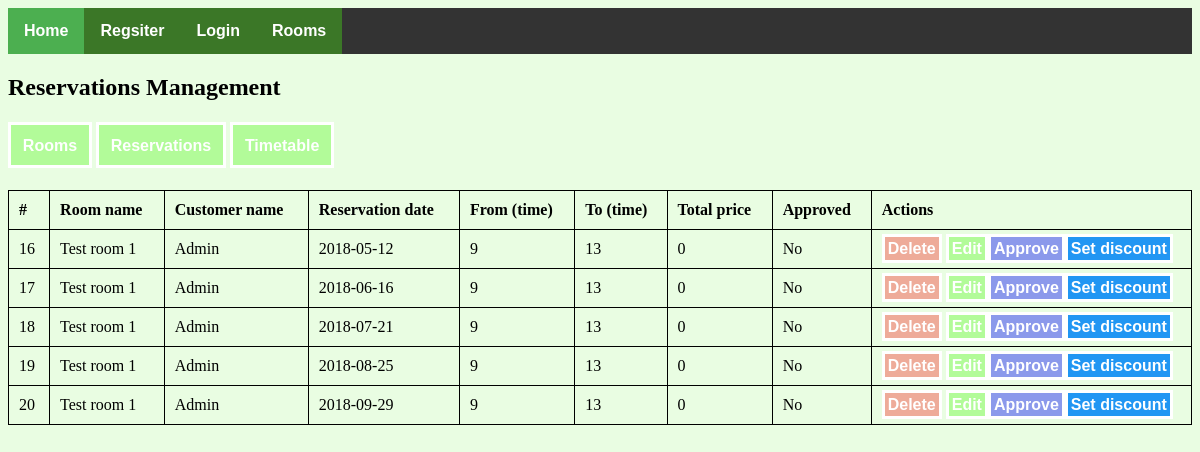
Screenshot of /pages/booking.php with the database file from the repository.
### tables this page shows
CREATE TABLE `reservations` (
  `reservation_id` int(11) NOT NULL,
  `room_id` int(11) NOT NULL,
  `user_id` int(11) NOT NULL,
  `reservation_date` date NOT NULL,
  `from_time` int(11) NOT NULL,
  `to_time` int(11) NOT NULL,
  `approved` tinyint(4) NOT NULL DEFAULT '0',
  `room_price` double NOT NULL DEFAULT '0'
);

CREATE TABLE `rooms` (
  `id` int(11) NOT NULL,
  `room_name` varchar(255) NOT NULL,
  `room_number` int(11) NOT NULL,
  `description` text NOT NULL,
  `image` varchar(255) NOT NULL,
  `price` double NOT NULL
);

CREATE TABLE `users` (
  `id` int(11) NOT NULL,
  `full_name` varchar(255) NOT NULL,
  `phonenumber` varchar(255) NOT NULL,
  `address` text NOT NULL,
  `gender` tinyint(4) NOT NULL,
  `email` varchar(255) NOT NULL,
  `password` varchar(255) NOT NULL,
  `is_admin` tinyint(4) NOT NULL DEFAULT '0',
  `salt` varchar(255) NOT NULL
);

### pages/booking.php (the view, shortened to what this page needs)
<!DOCTYPE html>
<html>
<head>
  <link rel="stylesheet" type="text/css" href="../css/fontawesome-all.min.css">
  <link rel="stylesheet" type="text/css" href="../css/style.css">
</head>
<body>
  <?php
        include('config.php');
  ?>
<ul>
    <li><a href="../index.php" class="active">Home</a></li>
    <li><a href="register.php">Regsiter</a></li>
    <?php if (isset($_SESSION['login'])) { ?>
      <li><a href="reservations.php">Reservations</a></li>
      <li><a href="logout.php">Logout</a></li>
      <?php if (isset($_SESSION['is_admin']) && ($_SESSION['is_admin'] == "1")) { ?>
        <li><a href="admin.php">Admin</a></li>
        <?php
          $sql = "SELECT * FROM notifications WHERE seen = 0";
          $result = mysqli_query($connection, $sql);
        ?>
        <li style="float:right;"><a href="notification.php"><i class="fas fa-bell"></i> <?=  $result->num_rows > 0 ? $result->num_rows : "" ?>
          </a></li>
      <?php } ?>
    <?php } else { ?>
      <li><a href="login.php">Login</a></li>
    <?php } ?>
    <li><a href="rooms.php">Rooms</a></li>
  </ul>
  <h2>Reservations Management</h2>
  <div class="admin-links">
    <a href="room.php">Rooms</a>
    <a href="booking.php">Reservations</a>
    <a href='timetable.php'>Timetable</a>
  </div>
  <table style="width:100%">
  <tr>
    <th>#</th>
    <th>Room name</th>
    <th>Customer name</th>
    <th>Reservation date</th>
    <th>From (time)</th>
    <th>To (time)</th>
    <th>Total price</th>
    <th>Approved</th>
    <th>Actions</th>
  </tr>
  <?php
    $sql = "SELECT * FROM reservations INNER JOIN rooms ON reservations.room_id = rooms.id INNER JOIN users ON users.id = reservations.user_id";
    $rooms = mysqli_query($connection, $sql);
    if ($rooms->num_rows > 0) {
      while ($row = mysqli_fetch_assoc($rooms)) {
         echo "<tr>";
          echo "<td>".$row['reservation_id']."</td>";
          echo "<td>".$row['room_name']."</td>";
          echo "<td>".$row['full_name']."</td>";
          echo "<td>".$row['reservation_date']."</td>";
          echo "<td>".$row['from_time']."</td>";
          echo "<td>".$row['to_time']."</td>";
          echo "<td>".$row['room_price']."</td>";
          if ($row['approved'] == "1") {
            echo "<td>Yes</td>";
          } else {
            echo "<td>No</td>";
          }
          echo "<td><a href='deleteReservation.php?id=".$row['reservation_id']."' class='delete'>Delete</a> <a href='editReservation.php?id=".$row['reservation_id']."&room_id=".$row['room_id']."'>Edit</a><a href='approve.php?id=".$row['reservation_id']."' class='approve'>Approve</a><a href='discount.php?id=".$row['reservation_id']."' class='discount'>Set discount</a></td>";
         echo "</tr>";
      }
    }
  ?>
</table>
</body>
</html>

### css/style.css (style rules this page uses)
body { background-color: #4bf5131f; }
a { text-decoration: none; background-color: #4bf51359; border: solid 3px #fff; padding: 1%; color: #fff; font-weight: bold; font-family: sans-serif; }
.admin-links { margin: 3% auto; }
table, th, td { border: 1px solid black; border-collapse: collapse; }
th, td { padding: 10px; }
th { text-align: left; }
.delete { background-color: #f5131359; }
.approve { background-color: #131af570; }
.discount { background-color: #2196F3; }
ul { list-style-type: none; margin: 0; padding: 0; overflow: hidden; background-color: #333; }
li { float: left; }
li a { display: block !important; color: white !important; text-align: center !important; padding: 14px 16px !important; text-decoration: none !important; border: 0px !important; }
.active { background-color: #4CAF50 !important; }

### rows the page displays
reservations: reservation_id "16", room.room_name "Test room 1", user.full_name "Admin", reservation_date "2018-05-12", from_time "9", to_time "13", room_price "0", approved "No"
reservations: reservation_id "17", room.room_name "Test room 1", user.full_name "Admin", reservation_date "2018-06-16", from_time "9", to_time "13", room_price "0", approved "No"
reservations: reservation_id "18", room.room_name "Test room 1", user.full_name "Admin", reservation_date "2018-07-21", from_time "9", to_time "13", room_price "0", approved "No"
reservations: reservation_id "19", room.room_name "Test room 1", user.full_name "Admin", reservation_date "2018-08-25", from_time "9", to_time "13", room_price "0", approved "No"
reservations: reservation_id "20", room.room_name "Test room 1", user.full_name "Admin", reservation_date "2018-09-29", from_time "9", to_time "13", room_price "0", approved "No"
